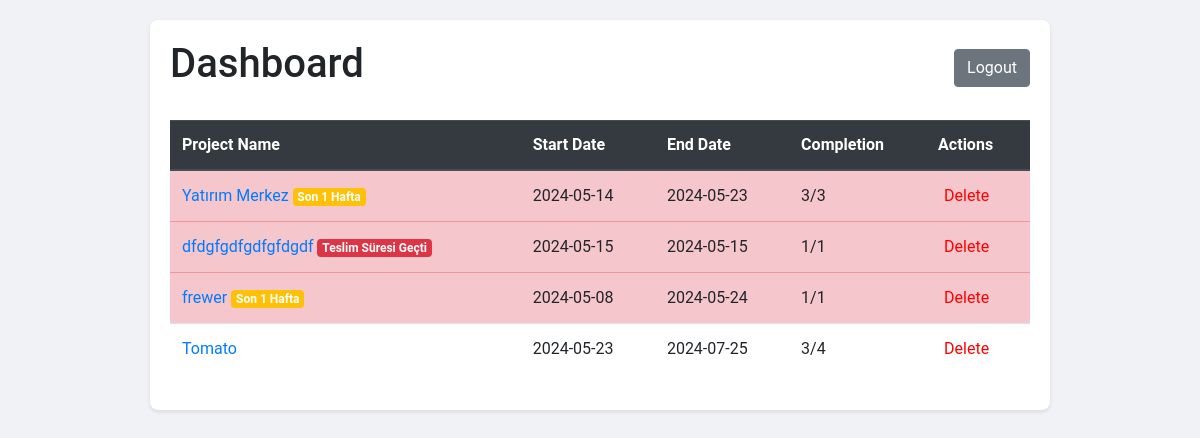
The app's page /dashboard (signed in) with its own data.
### app.py (models this page shows)
class Project(db.Model):
    id = db.Column(db.Integer, primary_key=True)
    name = db.Column(db.String(150), nullable=False)
    start_date = db.Column(db.Date, nullable=False)
    end_date = db.Column(db.Date, nullable=False)
    steps = db.relationship('Step', backref='project', lazy=True)
    users = db.relationship('User', secondary=project_users, lazy='subquery',
        backref=db.backref('projects', lazy=True))
    notes = db.relationship('ProjectNote', backref='project', lazy=True)
    @property
    def completed_steps(self):
        return len([step for step in self.steps if step.completed])
    @property
    def total_steps(self):
        return len(self.steps)

class Step(db.Model):
    id = db.Column(db.Integer, primary_key=True)
    name = db.Column(db.String(150), nullable=False)
    note = db.Column(db.Text, nullable=True)
    completed = db.Column(db.Boolean, default=False, nullable=False)
    project_id = db.Column(db.Integer, db.ForeignKey('project.id'), nullable=False)

### app.py (the view)
@app.route('/dashboard')
@login_required
def dashboard():
    projects = Project.query.all()
    current_date = datetime.now().date()
    return render_template('dashboard.html', projects=projects, current_date=current_date)

### app.py (called while the page is built)
@login_manager.user_loader
def load_user(user_id):
    return db.session.get(User, int(user_id))

### templates/dashboard.html (shortened to what this page needs)
<!DOCTYPE html>
<html lang="en">
<head>
    <link rel="stylesheet" href="https://stackpath.bootstrapcdn.com/bootstrap/4.5.2/css/bootstrap.min.css">
</head>
<body>
    <div class="container">
        <div class="d-flex justify-content-between align-items-center mb-4">
            <h1>Dashboard</h1>
            <a href="{{ url_for('logout') }}" class="btn btn-secondary">Logout</a>
        </div>
        <table class="table table-striped table-hover">
            <thead class="thead-dark">
                <tr>
                    <th>Project Name</th>
                    <th>Start Date</th>
                    <th>End Date</th>
                    <th>Completion</th>
                    <th>Actions</th>
                </tr>
            </thead>
            <tbody>
                {% for project in projects %}
                {% set days_remaining = (project.end_date - current_date).days %}
                <tr class="{% if days_remaining < 7 %}table-danger{% endif %}">
                    <td>
                        <a href="{{ url_for('project_details', project_id=project.id) }}" class="project-name">
                            {{ project.name }}
                            {% if days_remaining < 0 %}
                            <span class="badge badge-danger">Teslim Süresi Geçti</span>
                            {% elif days_remaining < 7 %}
                            <span class="badge badge-warning">Son 1 Hafta</span>
                            {% endif %}
                        </a>
                    </td>
                    <td>{{ project.start_date.strftime('%Y-%m-%d') }}</td>
                    <td>{{ project.end_date.strftime('%Y-%m-%d') }}</td>
                    <td id="completion-{{ project.id }}">{{ project.completed_steps }}/{{ project.total_steps }}</td>
                    <td>
                        <form action="{{ url_for('delete_project', project_id=project.id) }}" method="post" onsubmit="return confirm('Are you sure you want to delete this project?');">
                            <button type="submit" class="btn-delete">Delete</button>
                        </form>
                    </td>
                </tr>
                {% endfor %}
            </tbody>
        </table>
    </div>
</body>
</html>

### templates/dashboard.html (style rules this page uses)
body { font-family: 'Roboto', sans-serif; background-color: #f0f2f5; margin: 0; padding: 20px; }
.container { max-width: 900px; margin: auto; background: white; padding: 20px; border-radius: 8px; box-shadow: 0 2px 4px rgba(0,0,0,0.1); }
.table th, .table td { vertical-align: middle; }
.btn-delete { color: #ff0000; border: none; background: none; cursor: pointer; }
.table-danger { background-color: #f8d7da; }
.badge-warning { background-color: #ffc107; color: white; }
.badge-danger { background-color: #dc3545; color: white; }
.project-name { max-width: 200px; white-space: nowrap; overflow: hidden; text-overflow: ellipsis; }

### records on screen
Project: name "Yatırım Merkez", shows "Son 1 Hafta", start_date "2024-05-14", end_date "2024-05-23", completed_steps "3", total_steps "3"
Project: name "dfdgfgdfgdfgfdgdf", shows "Teslim Süresi Geçti", start_date "2024-05-15", end_date "2024-05-15", completed_steps "1", total_steps "1"
Project: name "frewer", shows "Son 1 Hafta", start_date "2024-05-08", end_date "2024-05-24", completed_steps "1", total_steps "1"
Project: name "Tomato", start_date "2024-05-23", end_date "2024-07-25", completed_steps "3", total_steps "4"
